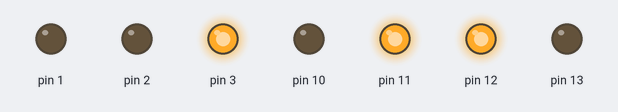
The sketch below on a simulated Arduino Uno, built with avr-gcc and run on an emulated ATmega328P. Shown: output pins drawn as LEDs (lit = HIGH).

Above: at 0.5 s.
At 2.5 s:
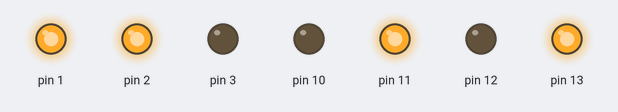
At 3.5 s:
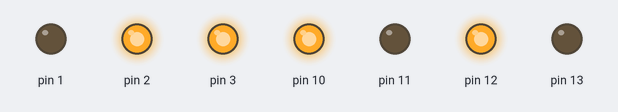
At 5.5 s:
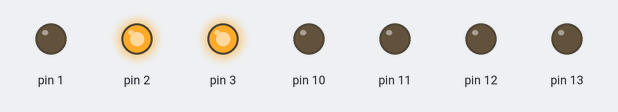
At 8.5 s:
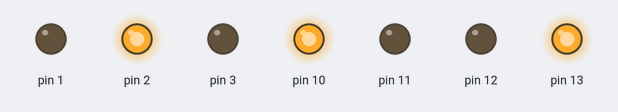
Timing chart, 0 to 9.1 s (numbered marks = the images above):
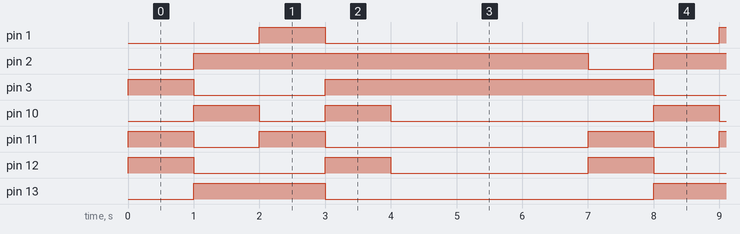

The sketch:

tor_drive_design_and_implementation_for_two-wheel_robot_base.ino
```cpp
// C++ code
//
void setup()
{
  pinMode(13, OUTPUT);
  pinMode(12, OUTPUT);
  pinMode(11, OUTPUT);
  pinMode(10, OUTPUT);

  pinMode(3, OUTPUT);
  pinMode(2, OUTPUT);
  pinMode(1, OUTPUT);


}

void setColor(int red, int green, int blue)
{
  analogWrite(3, red);
  analogWrite(2, green);
  analogWrite(1, blue);
}

void forward()
{
  setColor(255,0,0);

  digitalWrite(13, 0);
  digitalWrite(12, 1);
  digitalWrite(11, 1);
  digitalWrite(10, 0);


}

void backward()
{

  setColor(0,255,0);
  digitalWrite(13, 1);
  digitalWrite(12, 0);
  digitalWrite(11, 0);
  digitalWrite(10, 1);
}

void right()
{
  setColor(0,0,255);
  digitalWrite(2, 255);
  digitalWrite(13, 1);
  digitalWrite(12, 0);
  digitalWrite(11, 1);
  digitalWrite(10, 0);
}

void left()
{
  setColor(255,255,0);
  digitalWrite(13, 0);
  digitalWrite(12, 1);
  digitalWrite(11, 0);
  digitalWrite(10, 1);


}

void stop()
{
  digitalWrite(13, 0);
  digitalWrite(12, 0);
  digitalWrite(11, 0);
  digitalWrite(10, 0);
}

void loop()
{
  forward();

  delay(1000); // Wait for 1000 millisecond(s)

  backward();

  delay(1000); // Wait for 1000 millisecond(s)

  right();

  delay(1000); // Wait for 1000 millisecond(s)

  left();

  delay(1000); // Wait for 1000 millisecond(s)

  stop();

  delay(3000); // Wait for 3000 millisecond(s)


}
```

Measured:
- by itself, pin 1: alternates HIGH for 1.0 s and LOW for 6.0 s
- by itself, pin 2: alternates HIGH for 6.0 s and LOW for 1.0 s
- by itself, pin 3: repeats every 7.0 s: LOW 2.0 s, HIGH 5.0 s
- by itself, pin 10, pin 11: repeats every 7.0 s: LOW 1.0 s, HIGH 1.0 s, LOW 4.0 s, HIGH 1.0 s
- by itself, pin 12: repeats every 7.0 s: LOW 2.0 s, HIGH 1.0 s, LOW 3.0 s, HIGH 1.0 s
- by itself, pin 13: alternates HIGH for 2.0 s and LOW for 5.0 s
